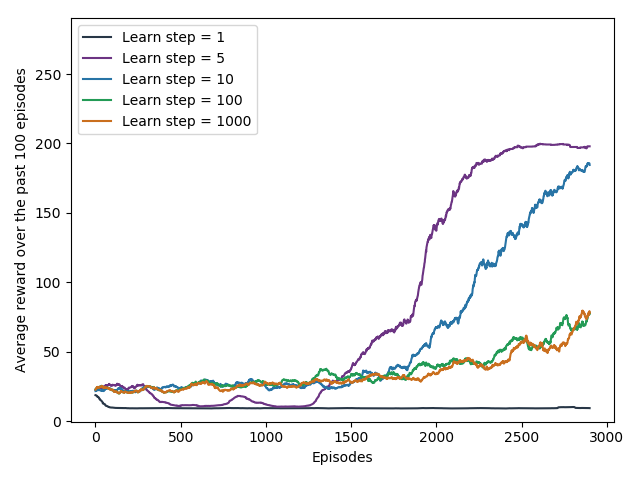

Python code for this plot:
import csv
import numpy as np
import matplotlib.pyplot as plt

def read_file(filename):
	with open(filename) as f:
		reader = csv.reader(f)
		data = list(reader)[0]

	return [float(x) for x in data]

def calculate_mean_100_episodes(scores):
	start_idx = 0
	end_idx = 100
	mean100scores = []
	while end_idx < len(scores):
		last_100_scores = scores[start_idx:end_idx]
		#print('YO: ', len(last_100_scores), start_idx, end_idx)
		mean100scores.append(np.mean(last_100_scores))
		start_idx += 1
		end_idx += 1
	return mean100scores

learnstep1 = read_file('CartPole-eps3000-learnsteps1-alosscoef-1.0-closs0.5/train_results.csv')
learnstep5 = read_file('CartPole-eps3000-learnsteps5-alosscoef-1.0-closs0.5/train_results.csv')
learnstep10 = read_file('CartPole-eps3000-learnsteps10-alosscoef-1.0-closs0.5/train_results.csv')
learnstep100 = read_file('CartPole-eps3000-learnsteps100-alosscoef-1.0-closs0.5/train_results.csv')
learnstep1000 = read_file('CartPole-eps3000-learnsteps1000-alosscoef-1.0-closs0.5/train_results.csv')

mean_learnstep1 = calculate_mean_100_episodes(learnstep1)
mean_learnstep5 = calculate_mean_100_episodes(learnstep5)
mean_learnstep10 = calculate_mean_100_episodes(learnstep10)
mean_learnstep100 = calculate_mean_100_episodes(learnstep100)
mean_learnstep1000 = calculate_mean_100_episodes(learnstep1000)

plt.plot(mean_learnstep1, color='#283747', label='Learn step = 1')
plt.plot(mean_learnstep5, color='#6C3483', label='Learn step = 5')
plt.plot(mean_learnstep10, color='#2874A6',  label='Learn step = 10')
plt.plot(mean_learnstep100, color='#239B56', label='Learn step = 100')
plt.plot(mean_learnstep1000, color='#CA6F1E', label='Learn step = 1000')
plt.ylim(top=290)
plt.legend(loc = 'upper left')
plt.xlabel('Episodes')
plt.ylabel('Average reward over the past 100 episodes')
plt.tight_layout()
#plt.show()
plt.savefig('train_learnsteps.png')
